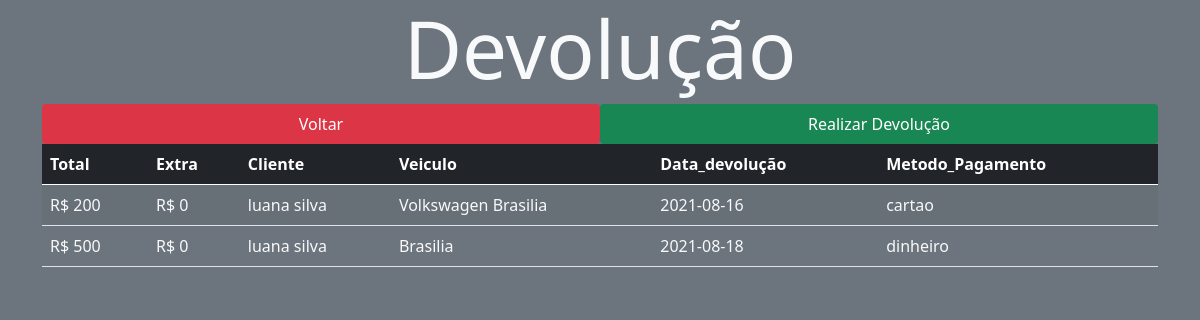
Before: /src/views/devolucao.php with the older database file.
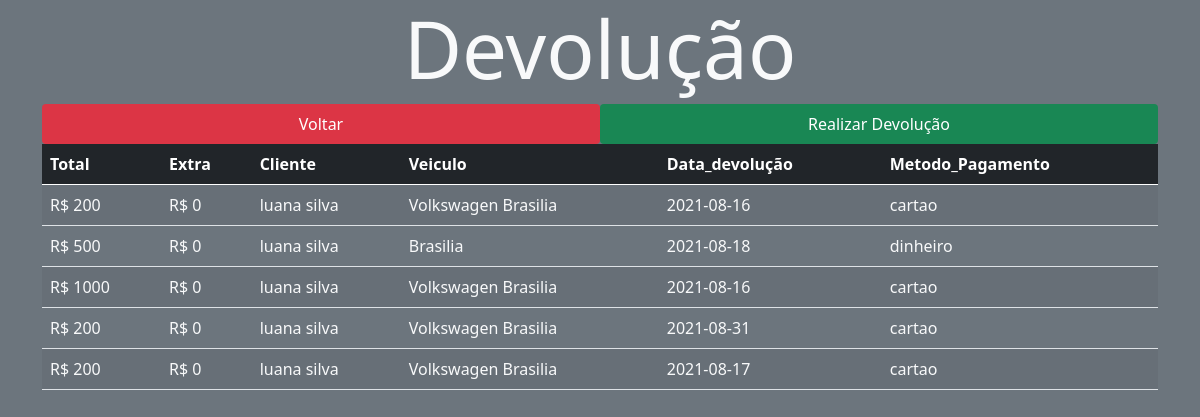
After: the same page with the newer database file.
### tables this page shows
CREATE TABLE `devolucao` (
  `iddevolucao` int(11) NOT NULL,
  `total` varchar(200) NOT NULL,
  `idaluguel` int(11) NOT NULL,
  `combustiveldevolucao` varchar(200) NOT NULL,
  `extra` varchar(200) NOT NULL,
  `datadevolucao` date NOT NULL,
  `pagamento` varchar(6000) NOT NULL
);

CREATE TABLE `cliente` (
  `idcliente` int(11) NOT NULL,
  `nome` varchar(200) NOT NULL,
  `email` varchar(200) NOT NULL,
  `endereco` varchar(200) NOT NULL,
  `telefone` varchar(200) NOT NULL
);

CREATE TABLE `veiculo` (
  `idveiculo` int(11) NOT NULL,
  `idtipoveiculo` int(11) NOT NULL,
  `idmodelo` int(11) NOT NULL,
  `idseguro` int(11) NOT NULL,
  `ano` varchar(200) NOT NULL,
  `cor` varchar(200) NOT NULL,
  `placa` varchar(200) NOT NULL,
  `status` varchar(200) NOT NULL,
  `nome` varchar(200) NOT NULL
);

### src/controller/devolucaoController.php (called while the page is built, shortened)
<?php
require_once '../model/devolucao.php';
require_once '../model/Database.php';
class devolucaoController extends devolucao
{
    protected $tabela = 'devolucao';
     public function findAll()
    {
        $query = "SELECT * FROM $this->tabela";
        $stm = Database::prepare($query);
        $stm->execute();
        $devolucaos = array();
        foreach ($stm->fetchAll() as $devolucao) {
            array_push(
                $devolucaos,
                new devolucao($devolucao->iddevolucao,$devolucao->idaluguel, $devolucao->total, $devolucao->extra,$devolucao->datadevolucao, $devolucao->combustiveldevolucao, $devolucao->pagamento)
            );
        }
        return $devolucaos;
    }
}

### src/model/Database.php (called while the page is built, shortened)
<?php
class Database
{
    private static $instance;
    public static function getInstance()
    {
        if (!isset(self::$instance)) {
            try {
                self::$instance = new PDO('mysql:host=' . HOST . '; dbname=' . BASE, USER, PASS);
                self::$instance->setAttribute(PDO::ATTR_ERRMODE, PDO::ERRMODE_EXCEPTION);
                self::$instance->setAttribute(PDO::ATTR_DEFAULT_FETCH_MODE, PDO::FETCH_OBJ);
            } catch (PDOException $error) {
                echo $error->getMessage();
            }
        }
        return self::$instance;
    }
    public static function prepare($sql)
    {
        return self::getInstance()->prepare($sql);
    }
}

### src/model/devolucao.php (called while the page is built, shortened)
<?php
class  devolucao
{
    private $idaluguel;
    private $total;
    private $extra;
    private $datadevolucao;
    private $pagamento;
    public function __construct($iddevolucao,$idaluguel,$total,$extra,$datadevolucao,$combustiveldevolucao,$pagamento)
    {
        $this->idaluguel = $idaluguel;
        $this->total = $total;
        $this->extra = $extra;
        $this->datadevolucao = $datadevolucao;
        $this->pagamento = $pagamento;
    }
    public function getpag()
    {
        return $this->pagamento;
    }
    public function getidaluguel()
    {
        return $this->idaluguel;
    }
    public function gettotal()
    {
        return $this->total;
    }
    public function getextra()
    {
        return $this->extra;
    }
    public function getdatadevolucao()
    {
        return $this->datadevolucao;
    }
}

### src/controller/VendasController.php (called while the page is built, shortened)
<?php
require_once '../model/Venda.php';
require_once '../model/Database.php';
class VendasController extends aluguel
{
    protected $tabela = 'aluguel';
    public function findOne($idaluguel)
    {
        $query = "SELECT * FROM $this->tabela WHERE idaluguel = :id";
        $stm = Database::prepare($query);
        $stm->bindParam(':id', $idaluguel, PDO::PARAM_INT);
        $stm->execute();
        $aluguel = new aluguel(null, null, null,null,null,null,null);
        foreach ($stm->fetchAll() as $ven) {
            $aluguel->setidaluguel($ven->idaluguel);
            $aluguel->setidcliente($ven->idcliente);
            $aluguel->setdiaria($ven->diaria);
            $aluguel->setdatalocacao($ven->datalocacao);
            $aluguel->setcombustivelatual($ven->combustivelatual);
            $aluguel->setativo($ven->ativo);
        }
        return $aluguel;
    }
}

### src/model/Venda.php (called while the page is built, shortened)
<?php
class aluguel
{
    private $idcliente;
    public function __construct($idaluguel, $idcliente,$diaria,$datalocacao,$combustivelatual,$nome,$ativo)
    {
        $this->idcliente = $idcliente;
    }
    public function getidcliente()
    {
        return $this->idcliente;
    }
    public function setidcliente($idcliente)
    {
        $this->idcliente = $idcliente;
    }
}

### src/controller/ClientesController.php (called while the page is built, shortened)
<?php
require_once '../model/cliente.php';
require_once '../model/Database.php';
class ClientesController extends cliente
{
    protected $tabela = 'cliente';
    public function findOne($idcliente)
    {
        $query = "SELECT * FROM $this->tabela WHERE idcliente = :id";
        $stm = Database::prepare($query);
        $stm->bindParam(':id', $idcliente, PDO::PARAM_INT);
        $stm->execute();
        $cliente = new cliente(null, null, null, null, null);
        foreach ($stm->fetchAll() as $cl) {
            $cliente->setidcliente($cl->idcliente);
            $cliente->setNome($cl->nome);
            $cliente->setemail($cl->email);
            $cliente->setendereco($cl->endereco);
            $cliente->settelefone($cl->telefone);
        }
        return $cliente;
    }
}

### src/model/cliente.php (called while the page is built, shortened)
<?php
class cliente
{
    private $nome;
    public function __construct($idcliente, $nome, $email,$endereco,$telefone)
    {
        $this->nome = $nome;
    }
    public function getNome()
    {
        return $this->nome;
    }
    public function setNome($nome)
    {
        $this->nome = $nome;
    }
}

### src/controller/veiculoController.php (called while the page is built, shortened)
<?php
require_once '../model/veiculo.php';
require_once '../model/Database.php';
class veiculoController extends veiculo
{
    protected $tabela = 'veiculo';
public function findOneAlu($idaluguel)
    {
        $query = "SELECT idveiculo FROM itemaluguel WHERE idaluguel = :idaluguel";
        $stm = Database::prepare($query);
        $stm->bindParam(':idaluguel', $idaluguel, PDO::PARAM_INT);
        $stm->execute();
        $R = $stm->fetch(PDO::FETCH_OBJ);
        $query2 = "SELECT * FROM $this->tabela WHERE idveiculo = :R";
        $stm2 = Database::prepare($query2);
        $stm2->bindParam(':R', $R->idveiculo, PDO::PARAM_INT);
        $stm2->execute();
        $veiculo = new veiculo(null, null, null, null, null, null, null, null,null,null);
        foreach ($stm2->fetchAll() as $ven) {
            $veiculo->setidveiculo($ven->idveiculo);
            $veiculo->setidseguro($ven->idseguro);
            $veiculo->setidmodelo($ven->idmodelo);
            $veiculo->setidtipoveiculo($ven->idtipoveiculo);
            $veiculo->setano($ven->ano);
            $veiculo->setcor($ven->cor);
            $veiculo->setplaca($ven->placa);
            $veiculo->setstatus($ven->status);
            $veiculo->setnome($ven->nome);
        }
        return $veiculo;
    }
}

### src/model/veiculo.php (called while the page is built, shortened)
<?php
class  veiculo
{
    private $nome;
    public function __construct($idveiculo, $idseguro,$idmodelo,$idtipoveiculo,$ano,$cor,$placa,$status,$nome)
    {
        $this->nome = $nome;
    }
    public function getnome()
    {
        return $this->nome;
    }
    public function setnome($nome)
    {
        $this->nome = $nome;
    }
}

### src/views/devolucao.php (the view, shortened to what the changed rows need)
<?php
require_once '../controller/devolucaoController.php';
require_once '../controller/veiculoController.php';
require_once '../controller/VendasController.php';
require '../controller/ClientesController.php';
$clientes = new ClientesController();
$devolucaos = new devolucaoController();
$veiculos = new veiculoController();
$aluguels = new VendasController();
?>
<!DOCTYPE html>
<html lang="pt_br">
<head>
    <link href="https://cdn.jsdelivr.net/npm/bootstrap@5.0.1/dist/css/bootstrap.min.css" rel="stylesheet">
    <link rel="stylesheet" href="../../public/styles/main.css">
</head>
<body class="bg-secondary">
    <div class="container">
        <h1 class="display-1 text-center text-light">Devolução</h1>
        <table class="table table-striped" id="table">
            <thead class="table-dark">
            <th>Total</th>
            <th>Extra</th>
            <th>Cliente</th>
            <th>Veiculo</th>
            <th>Data_devolução</th>
            <th>Metodo_Pagamento</th>
            </thead>
            <tbody>
            <?php
            foreach ($devolucaos->findAll() as $devolucao) {
                $x = $aluguels->findOne($devolucao->getidaluguel());
                $c = $clientes->findOne($x->getidcliente());
                $v = $veiculos->findOneAlu($devolucao->getidaluguel());  ?>
                <tr class=" text-light">
                    <td> <?= "R$ ",$devolucao->gettotal() ?> </td>
                    <td> <?= "R$ ",$devolucao->getextra() ?> </td>
                    <td> <?= $c->getnome() ?> </td>
                    <td> <?= $v->getnome() ?> </td>
                    <td> <?= $devolucao->getdatadevolucao() ?> </td>
                    <td> <?= $devolucao->getpag() ?> </td>
                </tr> <?php
            }
            ?>
            </tbody>
        </table>
    </div>
</body>
</html>

Changed rows visible on the page:
added devolucao: total "1000", extra "0", cliente.nome "luana silva", veiculo.nome "Volkswagen Brasilia", datadevolucao "2021-08-16", pagamento "cartao"
added devolucao: total "200", extra "0", cliente.nome "luana silva", veiculo.nome "Volkswagen Brasilia", datadevolucao "2021-08-31", pagamento "cartao"
added devolucao: total "200", extra "0", cliente.nome "luana silva", veiculo.nome "Volkswagen Brasilia", datadevolucao "2021-08-17", pagamento "cartao"
